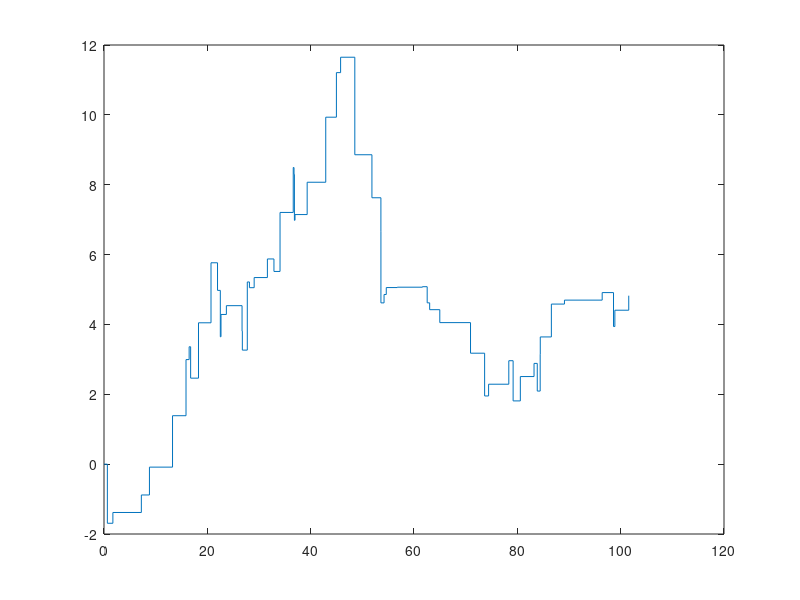

The MATLAB source for this figure:
function CompPoiss()
% simulates a compound poisson process
% simplest version
% formula for process comes from...
lda= 1;
T  = 100;
jt = 0;
TT = 0;
Nj = 0;
while TT<T
        el=2*rndexp(lda,1)
        TT=TT+el;
        jt=[jt;TT];
        Nj=Nj+1;
end
%jt=jt(1:end-1);

% actual jumps now
Xt=[0; randn(Nj,1)];
Xt=cumsum(Xt);
stairs(jt,Xt)



function x=rndexp(lda,n)
x=-log(rand(n,1))/lda;
